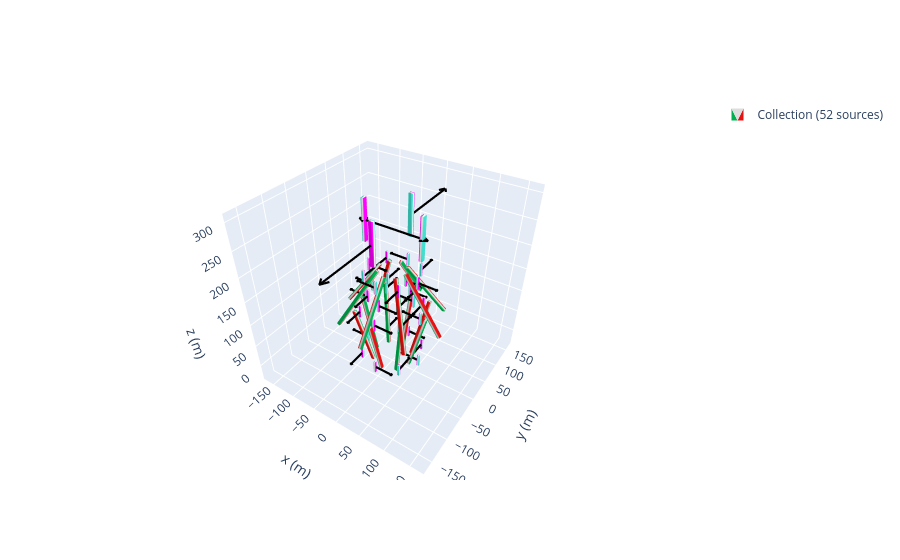

Notebook code for this chart:
### Code cell
zeeman_prof = magpy.Collection()
j = 30
n = 8
a = 0# distance it circles aroundthe center 
c = 14 #angle of first bar
d =  44#angle of second bar
b = -190# distnace the two section of the array are apart from each other
k = -100#the first and second magnent are apart
e = 44
l = -5
p= -20# distance the thrid and 4th magnet are apart from each other
m  = -40
mystyle = mstyle = dict(
    mode="color+arrow",
    color=dict(north="magenta", middle="white", south="turquoise"),
    arrow=dict(width=2, color="k")
)
angles = np.linspace(0, 360, n, endpoint=False)
for i in angles:
    cube1= magpy.magnet.Cuboid(
    dimension=(6,6,128),
    polarization=(-1.080,0,0),
    position=(58+a+l,0,140+k))
    cube2 = magpy.magnet.Cuboid(dimension= (4,4,25),
    polarization=(-1.17,0,0),
    position=(63+a+l,0,56+e),style_magnetization = mystyle)
    cube3= magpy.magnet.Cuboid(
    dimension=(6,6,128),
    polarization=(1.08,0,0),
    position=(102+m,0,320+b))
    cube4 = magpy.magnet.Cuboid(dimension= (4,4,25),
     polarization=(-1.17,0,0),
     position=(63+a+l,0,-3),style_magnetization = mystyle)
    cube5 = magpy.magnet.Cuboid(dimension= (4,4,25),
     polarization=(1.17,0,0),
     position=(55+a+l,0,175),style_magnetization = mystyle)
    cube6 = magpy.magnet.Cuboid(dimension= (4,4,25),
    polarization=(-1.17,0,0),
    position=(48+a+l,0,133),style_magnetization = mystyle)

#     cube5 = magpy.magnet.Cuboid(dimension= (4,4,25),
#     polarization=(-1.17,0,0),
#     position=(90+a+p+m,0,190))

#     cube6 = magpy.magnet.Cuboid(dimension= (4,4,25),
#     polarization=(-1.17,0,0),
#     position=(80+a+p+m,0,200),
# )

    
    cube1.rotate_from_angax(i, 'z')
    cube1.rotate_from_angax(c, 'y',)
    cube1.rotate_from_angax(i, 'z', anchor=0)
    cube2.rotate_from_angax(i, 'z',anchor = 0)
    cube2.rotate_from_angax(i, 'z')
    cube3.rotate_from_angax(i, 'z', anchor=0)
    cube3.rotate_from_angax(-d+10, 'y')
    cube3.rotate_from_angax(i, 'z')
    cube4.rotate_from_angax(i, 'z', anchor=0)
    cube4.rotate_from_angax(i, 'z')
    cube5.rotate_from_angax(i, 'z',anchor = 0)
    cube5.rotate_from_angax(i, 'z')
    cube6.rotate_from_angax(i, 'z',anchor = 0)
    cube6.rotate_from_angax(i, 'z')
    zeeman_prof.add(cube1)
    zeeman_prof.add(cube2)
    zeeman_prof.add(cube3)
    zeeman_prof.add(cube4)
    zeeman_prof.add(cube5)
    zeeman_prof.add(cube6)
    j = j+1


 
 
  


tfmot = magpy.Collection()
N = 8
angles = [0,90,180,270]
angles_d = [45,225,225,45]
l = 5
p = [0,0,0,0,20,20,20,20]
s  = [-1,-1,1,1,1,1,-1,-1]
H = 39
q = 350
h = [-H,-H,-H,-H,H,H,H,H]
mstyle = dict(
    mode="color+arrow",
    color=dict(north="magenta", middle="white", south="turquoise"),
    arrow=dict(width=2, color="k")
)
for a in range(len(angles)):
    cube= magpy.magnet.Cuboid(
    dimension=(6,8,80),
    polarization=(s[a]*1.42,0,0),
    position=(h[a],h[a], h[a]+300),
    style_magnetization=mstyle )
    
    cube.rotate_from_angax(angles[a], 'z',anchor = 0)
    cube.rotate_from_angax(angles_d[a], 'z')

    tfmot.add(cube)


b_tot = magpy.Collection()
b_tot.add(zeeman_prof,tfmot.rotate_from_angax(45,'z'),override_parent=True)
b_tot.show()

### Figure 1 — Plotly figure (JSON) as saved in the notebook; plotly's stock layout.template omitted (floating-point values rounded to 4 significant figures; data arrays with more than 128 entries replaced by an {"elided": "..."} marker saying what was removed)
{"data": [{"color": "#2e91e5", "colorscale": [[0, "#00b050"], [0.16, "#00b050"], [0.26, "#dddddd"], [0.74, "#dddddd"], [0.84, "#e71111"], [1, "#e71111"]], "i": {"elided": "192 int values"}, "intensity": [1, 1, 0, 0, 1, 1, 0, 0, 0, 0, 1, 1, 0, 0, 1, 1, 1, 1, 0, 0, 1, 1, 0, 0, 0, 0, 1, 1, 0, 0, 1, 1, 1, 1, 0, 0, 1, 1, 0, 0, 0, 0, 1, 1, 0, 0, 1, 1, 1, 1, 0, 0, 1, 1, 0, 0, 0, 0, 1, 1, 0, 0, 1, 1, 1, 1, 0, 0, 1, 1, 0, 0, 0, 0, 1, 1, 0, 0, 1, 1, 1, 1, 0, 0, 1, 1, 0, 0, 0, 0, 1, 1, 0, 0, 1, 1, 1, 1, 0, 0, 1, 1, 0, 0, 0, 0, 1, 1, 0, 0, 1, 1, 1, 1, 0, 0, 1, 1, 0, 0, 0, 0, 1, 1, 0, 0, 1, 1], "j": {"elided": "192 int values"}, "k": {"elided": "192 int values"}, "legendgroup": "Collection(id=1741290799904)", "name": "Collection (52 sources)", "opacity": 1, "showlegend": true, "showscale": false, "type": "mesh3d", "x": [34.61, 34.61, 40.43, 40.43, 65.57, 65.57, 71.39, 71.39, 95.3, 95.3, 100.3, 100.3, 23.72, 23.72, 28.7, 28.7, 29.53, 23.62, 23.53, 29.44, 51.42, 45.51, 45.42, 51.34, 72.15, 66.66, 66.15, 71.63, 21.53, 16.05, 15.53, 21.02, 3.0, 3.0, -3.0, -3.0, 3.0, 3.0, -3.0, -3.0, 3.0, 3.0, -3.0, -3.0, 3.0, 3.0, -3.0, -3.0, -29.44, -23.53, -23.62, -29.53, -51.34, -45.42, -45.51, -51.42, -71.63, -66.15, -66.66, -72.15, -21.02, -15.53, -16.05, -21.53, -40.43, -40.43, -34.61, -34.61, -71.39, -71.39, -65.57, -65.57, -100.3, -100.3, -95.3, -95.3, -28.7, -28.7, -23.72, -23.72, -23.53, -29.44, -29.53, -23.62, -45.42, -51.34, -51.42, -45.51, -66.15, -71.63, -72.15, -66.66, -15.53, -21.02, -21.53, -16.05, 3.0, 3.0, -3.0, -3.0, 3.0, 3.0, -3.0, -3.0, 3.0, 3.0, -3.0, -3.0, 3.0, 3.0, -3.0, -3.0, 23.62, 29.53, 29.44, 23.53, 45.51, 51.42, 51.34, 45.42, 66.66, 72.15, 71.63, 66.15, 16.05, 21.53, 21.02, 15.53], "y": [-3.0, 3.0, 3.0, -3.0, -3.0, 3.0, 3.0, -3.0, -3, 3, 3, -3, -3, 3, 3, -3, 23.53, 23.62, 29.53, 29.44, 45.42, 45.51, 51.42, 51.34, 66.15, 66.66, 72.15, 71.63, 15.53, 16.05, 21.53, 21.02, 40.43, 34.61, 34.61, 40.43, 71.39, 65.57, 65.57, 71.39, 100.3, 95.3, 95.3, 100.3, 28.7, 23.72, 23.72, 28.7, 29.44, 29.53, 23.62, 23.53, 51.34, 51.42, 45.51, 45.42, 71.63, 72.15, 66.66, 66.15, 21.02, 21.53, 16.05, 15.53, -3.0, 3.0, 3.0, -3.0, -3.0, 3.0, 3.0, -3.0, -3.0, 3.0, 3.0, -3.0, -3.0, 3.0, 3.0, -3.0, -29.53, -29.44, -23.53, -23.62, -51.42, -51.34, -45.42, -45.51, -72.15, -71.63, -66.15, -66.66, -21.53, -21.02, -15.53, -16.05, -34.61, -40.43, -40.43, -34.61, -65.57, -71.39, -71.39, -65.57, -95.3, -100.3, -100.3, -95.3, -23.72, -28.7, -28.7, -23.72, -23.62, -23.53, -29.44, -29.53, -45.51, -45.42, -51.34, -51.42, -66.66, -66.15, -71.63, -72.15, -16.05, -15.53, -21.02, -21.53], "z": [-21.37, -21.37, -22.82, -22.82, 102.8, 102.8, 101.4, 101.4, 75.26, 75.26, 78.62, 78.62, 181.4, 181.4, 184.7, 184.7, -22.1, -21.07, -22.1, -23.13, 102.1, 103.1, 102.1, 101.1, 76.94, 74.57, 76.94, 79.31, 183.1, 180.7, 183.1, 185.4, -22.82, -21.37, -21.37, -22.82, 101.4, 102.8, 102.8, 101.4, 78.62, 75.26, 75.26, 78.62, 184.7, 181.4, 181.4, 184.7, -23.13, -22.1, -21.07, -22.1, 101.1, 102.1, 103.1, 102.1, 79.31, 76.94, 74.57, 76.94, 185.4, 183.1, 180.7, 183.1, -22.82, -22.82, -21.37, -21.37, 101.4, 101.4, 102.8, 102.8, 78.62, 78.62, 75.26, 75.26, 184.7, 184.7, 181.4, 181.4, -22.1, -23.13, -22.1, -21.07, 102.1, 101.1, 102.1, 103.1, 76.94, 79.31, 76.94, 74.57, 183.1, 185.4, 183.1, 180.7, -21.37, -22.82, -22.82, -21.37, 102.8, 101.4, 101.4, 102.8, 75.26, 78.62, 78.62, 75.26, 181.4, 184.7, 184.7, 181.4, -21.07, -22.1, -23.13, -22.1, 103.1, 102.1, 101.1, 102.1, 74.57, 76.94, 79.31, 76.94, 180.7, 183.1, 185.4, 183.1]}, {"color": "#2e91e5", "colorscale": [[0, "turquoise"], [0.16, "turquoise"], [0.26, "white"], [0.74, "white"], [0.84, "magenta"], [1, "magenta"]], "i": {"elided": "432 int values"}, "intensity": {"elided": "288 int values"}, "j": {"elided": "432 int values"}, "k": {"elided": "432 int values"}, "legendgroup": "Collection(id=1741290799904)", "name": "Collection (52 sources)", "opacity": 1, "showlegend": false, "showscale": false, "type": "mesh3d", "x": {"elided": "288 float values"}, "y": {"elided": "288 float values"}, "z": {"elided": "288 float values"}}, {"legendgroup": "Collection(id=1741290799904)", "line": {"color": "black", "dash": "solid", "width": 4.4}, "mode": "lines", "name": "Collection (52 sources)", "opacity": 1, "showlegend": false, "type": "scatter3d", "x": {"elided": "288 float values"}, "y": {"elided": "288 float values"}, "z": {"elided": "288 int values"}}], "layout": {"legend": {"itemsizing": "constant"}, "scene": {"aspectmode": "manual", "aspectratio": {"x": 1, "y": 1, "z": 1}, "camera": {"eye": {"x": 1, "y": -1.5, "z": 1.4}}, "xaxis": {"autorange": false, "range": [-175.2, 175.2], "title": {"text": "x (m)"}}, "yaxis": {"autorange": false, "range": [-175.2, 175.2], "title": {"text": "y (m)"}}, "zaxis": {"autorange": false, "range": [-36.22, 314.1], "title": {"text": "z (m)"}}}}}
